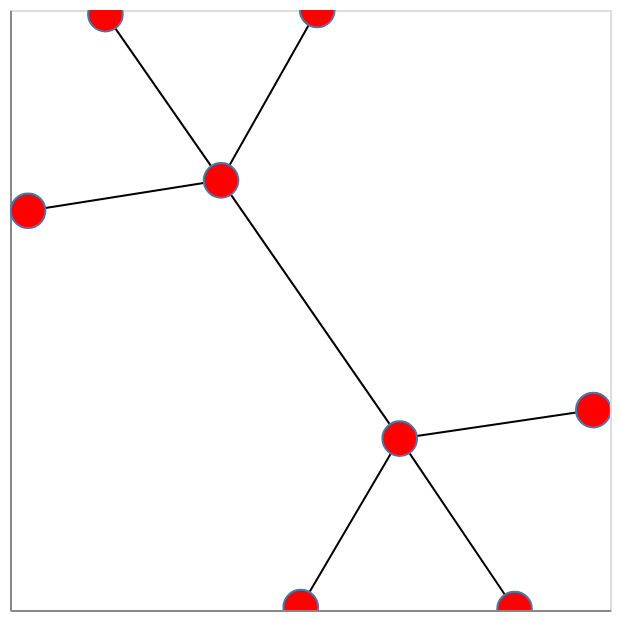

Notebook source saved alongside this figure:
### Code cell
import networkx as nx
import nx_altair as nxa


# G = nx.fast_gnp_random_graph(n=20, p=0.25)
G = nx.Graph(name="My Graph")


    
G.add_edge(1, 2, weight=3)
G.add_edge(1, 4, weight=4)
G.add_edge(1, 5, weight=4)
G.add_edge(1, 6, weight=4)
G.add_edge(2, 9, weight=4)
G.add_edge(2, 7, weight=4)
G.add_edge(2, 8, weight=4)

# G.add_edge(*e)
# G.add_edges_form([(1,2)])



pos = nx.spring_layout(G)

viz = nxa.draw_networkx(G)

viz.interactive()

### Figure 1 — Vega-Lite specification as saved in the notebook (floating-point values rounded to 4 significant figures)
{"config": {"view": {"continuousWidth": 300, "continuousHeight": 300}}, "layer": [{"data": {"name": "data-4c405e1a7ef6d5ace038903b037c668b"}, "mark": {"type": "line", "color": "black", "opacity": 1, "strokeWidth": 1}, "encoding": {"detail": {"field": "edge", "type": "quantitative"}, "x": {"axis": {"grid": false, "labels": false, "ticks": false, "title": ""}, "field": "x", "type": "quantitative"}, "y": {"axis": {"grid": false, "labels": false, "ticks": false, "title": ""}, "field": "y", "type": "quantitative"}}, "name": "view_49"}, {"data": {"name": "data-cee70657fc91128d8455a60c5398cf11"}, "mark": {"type": "point", "fill": "red", "opacity": 1, "size": 300, "strokeWidth": 1.0}, "encoding": {"x": {"axis": {"grid": false, "labels": false, "ticks": false}, "field": "x", "type": "quantitative"}, "y": {"axis": {"grid": false, "labels": false, "ticks": false}, "field": "y", "type": "quantitative"}}}], "params": [{"name": "param_49", "select": {"type": "interval", "encodings": ["x", "y"]}, "bind": "scales", "views": ["view_49"]}], "$schema": "https://vega.github.io/schema/vega-lite/v5.16.3.json", "datasets": {"data-4c405e1a7ef6d5ace038903b037c668b": [{"y": -0.4287, "edge": 0, "source": 1, "weight": 3, "target": 2, "pair": [1, 2], "x": 0.299}, {"y": 0.4322, "edge": 0, "source": 1, "weight": 3, "target": 2, "pair": [1, 2], "x": -0.2966}, {"y": -0.4287, "edge": 1, "source": 1, "weight": 4, "target": 4, "pair": [1, 4], "x": 0.299}, {"y": -0.3336, "edge": 1, "source": 1, "weight": 4, "target": 4, "pair": [1, 4], "x": 0.9444}, {"y": -0.4287, "edge": 2, "source": 1, "weight": 4, "target": 5, "pair": [1, 5], "x": 0.299}, {"y": -0.9903, "edge": 2, "source": 1, "weight": 4, "target": 5, "pair": [1, 5], "x": -0.03088}, {"y": -0.4287, "edge": 3, "source": 1, "weight": 4, "target": 6, "pair": [1, 6], "x": 0.299}, {"y": -0.9966, "edge": 3, "source": 1, "weight": 4, "target": 6, "pair": [1, 6], "x": 0.6818}, {"y": 0.4322, "edge": 4, "source": 2, "weight": 4, "target": 9, "pair": [2, 9], "x": -0.2966}, {"y": 0.9861, "edge": 4, "source": 2, "weight": 4, "target": 9, "pair": [2, 9], "x": -0.682}, {"y": 0.4322, "edge": 5, "source": 2, "weight": 4, "target": 7, "pair": [2, 7], "x": -0.2966}, {"y": 0.3309, "edge": 5, "source": 2, "weight": 4, "target": 7, "pair": [2, 7], "x": -0.9399}, {"y": 0.4322, "edge": 6, "source": 2, "weight": 4, "target": 8, "pair": [2, 8], "x": -0.2966}, {"y": 1.0, "edge": 6, "source": 2, "weight": 4, "target": 8, "pair": [2, 8], "x": 0.02405}], "data-cee70657fc91128d8455a60c5398cf11": [{"y": -0.4287, "x": 0.299}, {"y": 0.4322, "x": -0.2966}, {"y": -0.3336, "x": 0.9444}, {"y": -0.9903, "x": -0.03088}, {"y": -0.9966, "x": 0.6818}, {"y": 0.9861, "x": -0.682}, {"y": 0.3309, "x": -0.9399}, {"y": 1.0, "x": 0.02405}]}}
